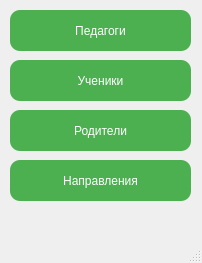
<?xml version="1.0" encoding="UTF-8"?>
<ui version="4.0">
 <class>MainWindow</class>
 <widget class="QMainWindow" name="MainWindow">
  <property name="geometry">
   <rect>
    <x>0</x>
    <y>0</y>
    <width>202</width>
    <height>263</height>
   </rect>
  </property>
  <property name="windowTitle">
   <string>MainWindow</string>
  </property>
  <widget class="QWidget" name="centralwidget">
   <widget class="QPushButton" name="teachers">
    <property name="geometry">
     <rect>
      <x>10</x>
      <y>10</y>
      <width>181</width>
      <height>41</height>
     </rect>
    </property>
    <property name="styleSheet">
     <string notr="true">QPushButton {
    background-color: #4CAF50;  /* Основной цвет */
    border-radius: 10px;
    color: white;
    padding: 8px 16px;
    border: none;
}

QPushButton:hover {
    background-color: #45a049;  /* Темнее на 10-15% */
}</string>
    </property>
    <property name="text">
     <string>Педагоги</string>
    </property>
   </widget>
   <widget class="QPushButton" name="students">
    <property name="geometry">
     <rect>
      <x>10</x>
      <y>60</y>
      <width>181</width>
      <height>41</height>
     </rect>
    </property>
    <property name="styleSheet">
     <string notr="true">QPushButton {
    background-color: #4CAF50;  /* Основной цвет */
    border-radius: 10px;
    color: white;
    padding: 8px 16px;
    border: none;
}

QPushButton:hover {
    background-color: #45a049;  /* Темнее на 10-15% */
}</string>
    </property>
    <property name="text">
     <string>Ученики</string>
    </property>
   </widget>
   <widget class="QPushButton" name="directions">
    <property name="geometry">
     <rect>
      <x>10</x>
      <y>160</y>
      <width>181</width>
      <height>41</height>
     </rect>
    </property>
    <property name="styleSheet">
     <string notr="true">QPushButton {
    background-color: #4CAF50;  /* Основной цвет */
    border-radius: 10px;
    color: white;
    padding: 8px 16px;
    border: none;
}

QPushButton:hover {
    background-color: #45a049;  /* Темнее на 10-15% */
}</string>
    </property>
    <property name="text">
     <string>Направления</string>
    </property>
   </widget>
   <widget class="QPushButton" name="parents">
    <property name="geometry">
     <rect>
      <x>10</x>
      <y>110</y>
      <width>181</width>
      <height>41</height>
     </rect>
    </property>
    <property name="styleSheet">
     <string notr="true">QPushButton {
    background-color: #4CAF50;  /* Основной цвет */
    border-radius: 10px;
    color: white;
    padding: 8px 16px;
    border: none;
}

QPushButton:hover {
    background-color: #45a049;  /* Темнее на 10-15% */
}</string>
    </property>
    <property name="text">
     <string>Родители</string>
    </property>
   </widget>
  </widget>
  <widget class="QMenuBar" name="menubar">
   <property name="geometry">
    <rect>
     <x>0</x>
     <y>0</y>
     <width>202</width>
     <height>26</height>
    </rect>
   </property>
  </widget>
  <widget class="QStatusBar" name="statusbar"/>
 </widget>
 <resources/>
 <connections/>
</ui>
